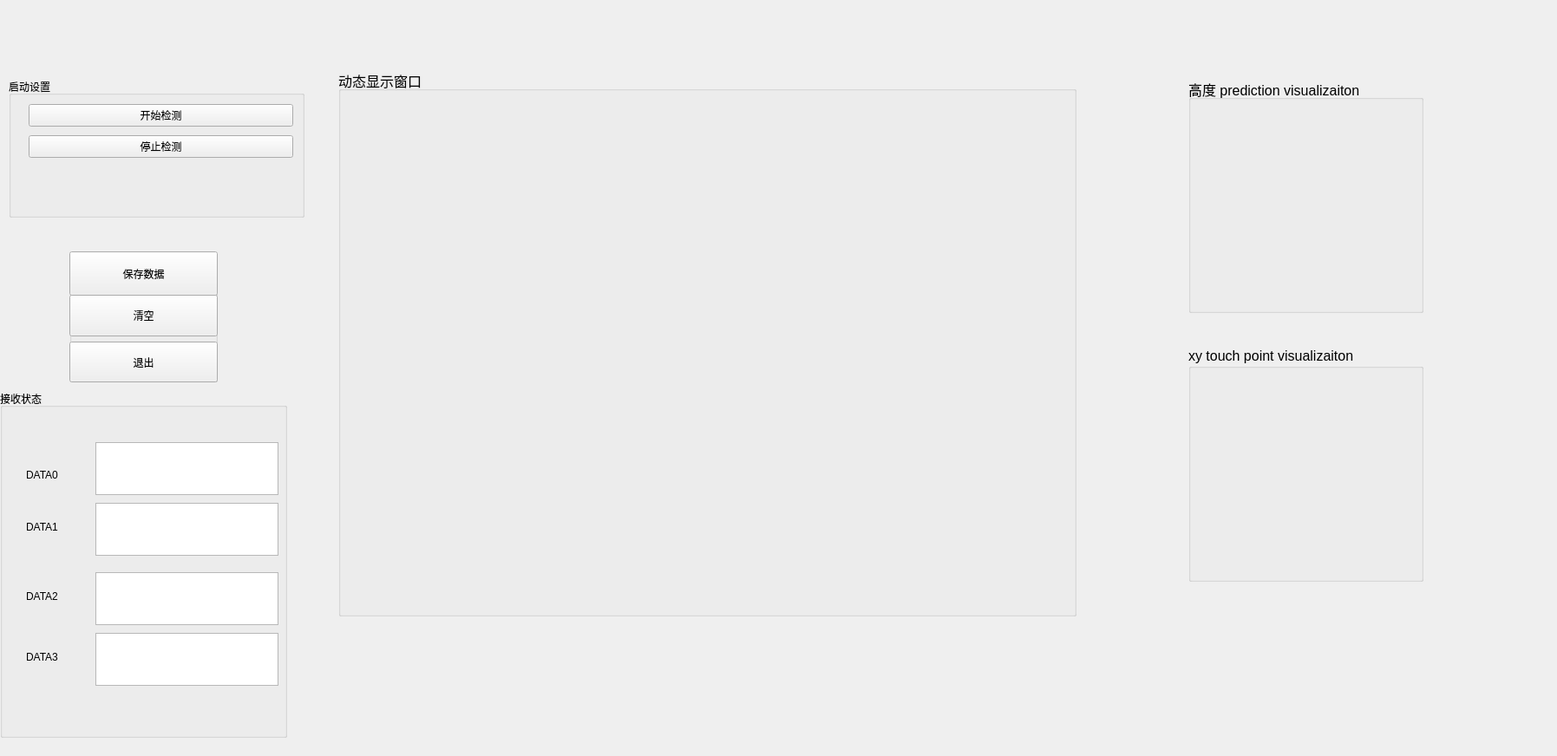
<?xml version="1.0" encoding="UTF-8"?>
<ui version="4.0">
 <class>Form</class>
 <widget class="QWidget" name="Form">
  <property name="geometry">
   <rect>
    <x>0</x>
    <y>0</y>
    <width>1795</width>
    <height>872</height>
   </rect>
  </property>
  <property name="font">
   <font>
    <bold>false</bold>
   </font>
  </property>
  <property name="windowTitle">
   <string>LZ数据系统</string>
  </property>
  <property name="autoFillBackground">
   <bool>false</bool>
  </property>
  <widget class="QGroupBox" name="formGroupBox">
   <property name="geometry">
    <rect>
     <x>10</x>
     <y>90</y>
     <width>341</width>
     <height>161</height>
    </rect>
   </property>
   <property name="title">
    <string>启动设置</string>
   </property>
   <layout class="QFormLayout" name="formLayout">
    <property name="horizontalSpacing">
     <number>10</number>
    </property>
    <property name="verticalSpacing">
     <number>10</number>
    </property>
    <property name="leftMargin">
     <number>10</number>
    </property>
    <property name="topMargin">
     <number>10</number>
    </property>
    <property name="rightMargin">
     <number>10</number>
    </property>
    <property name="bottomMargin">
     <number>10</number>
    </property>
    <item row="0" column="1">
     <widget class="QPushButton" name="open_button">
      <property name="text">
       <string>开始检测</string>
      </property>
     </widget>
    </item>
    <item row="1" column="1">
     <widget class="QPushButton" name="close_button">
      <property name="text">
       <string>停止检测</string>
      </property>
     </widget>
    </item>
   </layout>
  </widget>
  <widget class="QGroupBox" name="verticalGroupBox">
   <property name="geometry">
    <rect>
     <x>390</x>
     <y>80</y>
     <width>851</width>
     <height>631</height>
    </rect>
   </property>
   <property name="font">
    <font>
     <pointsize>12</pointsize>
     <bold>false</bold>
    </font>
   </property>
   <property name="title">
    <string>动态显示窗口</string>
   </property>
   <layout class="QVBoxLayout" name="verticalLayout">
    <property name="leftMargin">
     <number>10</number>
    </property>
    <property name="topMargin">
     <number>10</number>
    </property>
    <property name="rightMargin">
     <number>10</number>
    </property>
    <property name="bottomMargin">
     <number>10</number>
    </property>
    <item>
     <layout class="QVBoxLayout" name="verticalLayout_graph"/>
    </item>
   </layout>
  </widget>
  <widget class="QGroupBox" name="groupBox">
   <property name="geometry">
    <rect>
     <x>80</x>
     <y>290</y>
     <width>171</width>
     <height>151</height>
    </rect>
   </property>
   <property name="title">
    <string/>
   </property>
   <widget class="QWidget" name="gridLayoutWidget">
    <property name="geometry">
     <rect>
      <x>0</x>
      <y>50</y>
      <width>171</width>
      <height>101</height>
     </rect>
    </property>
    <layout class="QGridLayout" name="gridLayout">
     <item row="1" column="0" colspan="2">
      <widget class="QPushButton" name="quit_Button">
       <property name="sizePolicy">
        <sizepolicy hsizetype="Minimum" vsizetype="Expanding">
         <horstretch>1</horstretch>
         <verstretch>2</verstretch>
        </sizepolicy>
       </property>
       <property name="font">
        <font>
         <pointsize>9</pointsize>
         <bold>false</bold>
        </font>
       </property>
       <property name="text">
        <string>退出</string>
       </property>
      </widget>
     </item>
     <item row="0" column="0" colspan="2">
      <widget class="QPushButton" name="start_measure_button">
       <property name="sizePolicy">
        <sizepolicy hsizetype="Minimum" vsizetype="Expanding">
         <horstretch>1</horstretch>
         <verstretch>2</verstretch>
        </sizepolicy>
       </property>
       <property name="text">
        <string>清空</string>
       </property>
      </widget>
     </item>
    </layout>
   </widget>
   <widget class="QPushButton" name="savedata_button">
    <property name="geometry">
     <rect>
      <x>0</x>
      <y>0</y>
      <width>171</width>
      <height>51</height>
     </rect>
    </property>
    <property name="text">
     <string>保存数据</string>
    </property>
   </widget>
  </widget>
  <widget class="QGroupBox" name="groupBox_4">
   <property name="geometry">
    <rect>
     <x>0</x>
     <y>450</y>
     <width>331</width>
     <height>401</height>
    </rect>
   </property>
   <property name="title">
    <string>接收状态</string>
   </property>
   <widget class="QTextBrowser" name="textBrowser">
    <property name="geometry">
     <rect>
      <x>110</x>
      <y>60</y>
      <width>211</width>
      <height>61</height>
     </rect>
    </property>
   </widget>
   <widget class="QLabel" name="label">
    <property name="geometry">
     <rect>
      <x>30</x>
      <y>90</y>
      <width>71</width>
      <height>16</height>
     </rect>
    </property>
    <property name="text">
     <string>DATA0</string>
    </property>
   </widget>
   <widget class="QLabel" name="label_2">
    <property name="geometry">
     <rect>
      <x>30</x>
      <y>150</y>
      <width>71</width>
      <height>16</height>
     </rect>
    </property>
    <property name="text">
     <string>DATA1</string>
    </property>
   </widget>
   <widget class="QLabel" name="label_3">
    <property name="geometry">
     <rect>
      <x>30</x>
      <y>230</y>
      <width>61</width>
      <height>16</height>
     </rect>
    </property>
    <property name="text">
     <string>DATA2</string>
    </property>
   </widget>
   <widget class="QLabel" name="label_4">
    <property name="geometry">
     <rect>
      <x>30</x>
      <y>300</y>
      <width>71</width>
      <height>16</height>
     </rect>
    </property>
    <property name="text">
     <string>DATA3</string>
    </property>
   </widget>
   <widget class="QTextBrowser" name="textBrowser_2">
    <property name="geometry">
     <rect>
      <x>110</x>
      <y>130</y>
      <width>211</width>
      <height>61</height>
     </rect>
    </property>
   </widget>
   <widget class="QTextBrowser" name="textBrowser_3">
    <property name="geometry">
     <rect>
      <x>110</x>
      <y>210</y>
      <width>211</width>
      <height>61</height>
     </rect>
    </property>
   </widget>
   <widget class="QTextBrowser" name="textBrowser_4">
    <property name="geometry">
     <rect>
      <x>110</x>
      <y>280</y>
      <width>211</width>
      <height>61</height>
     </rect>
    </property>
   </widget>
  </widget>
  <widget class="QGroupBox" name="verticalGroupBox_2">
   <property name="geometry">
    <rect>
     <x>1370</x>
     <y>90</y>
     <width>271</width>
     <height>271</height>
    </rect>
   </property>
   <property name="font">
    <font>
     <pointsize>12</pointsize>
     <bold>false</bold>
    </font>
   </property>
   <property name="title">
    <string>高度 prediction visualizaiton</string>
   </property>
   <layout class="QVBoxLayout" name="verticalLayout_2">
    <property name="leftMargin">
     <number>10</number>
    </property>
    <property name="topMargin">
     <number>10</number>
    </property>
    <property name="rightMargin">
     <number>10</number>
    </property>
    <property name="bottomMargin">
     <number>10</number>
    </property>
    <item>
     <layout class="QVBoxLayout" name="verticalLayout_graph_2"/>
    </item>
   </layout>
  </widget>
  <widget class="QWidget" name="layoutWidget">
   <property name="geometry">
    <rect>
     <x>1440</x>
     <y>510</y>
     <width>2</width>
     <height>2</height>
    </rect>
   </property>
   <layout class="QVBoxLayout" name="verticalLayout_graph_3"/>
  </widget>
  <widget class="QGroupBox" name="verticalGroupBox_3">
   <property name="geometry">
    <rect>
     <x>1370</x>
     <y>400</y>
     <width>271</width>
     <height>271</height>
    </rect>
   </property>
   <property name="font">
    <font>
     <pointsize>12</pointsize>
     <bold>false</bold>
    </font>
   </property>
   <property name="title">
    <string>xy touch point visualizaiton</string>
   </property>
   <layout class="QVBoxLayout" name="verticalLayout_3">
    <property name="leftMargin">
     <number>10</number>
    </property>
    <property name="topMargin">
     <number>10</number>
    </property>
    <property name="rightMargin">
     <number>10</number>
    </property>
    <property name="bottomMargin">
     <number>10</number>
    </property>
    <item>
     <layout class="QVBoxLayout" name="verticalLayout_graph_4"/>
    </item>
   </layout>
  </widget>
  <zorder>verticalGroupBox</zorder>
  <zorder>formGroupBox</zorder>
  <zorder>groupBox</zorder>
  <zorder>groupBox_4</zorder>
  <zorder>verticalGroupBox_2</zorder>
  <zorder>layoutWidget</zorder>
  <zorder>verticalGroupBox_3</zorder>
 </widget>
 <tabstops>
  <tabstop>open_button</tabstop>
  <tabstop>close_button</tabstop>
  <tabstop>savedata_button</tabstop>
  <tabstop>textBrowser</tabstop>
  <tabstop>textBrowser_2</tabstop>
  <tabstop>textBrowser_3</tabstop>
  <tabstop>textBrowser_4</tabstop>
  <tabstop>quit_Button</tabstop>
  <tabstop>start_measure_button</tabstop>
 </tabstops>
 <resources/>
 <connections/>
</ui>
